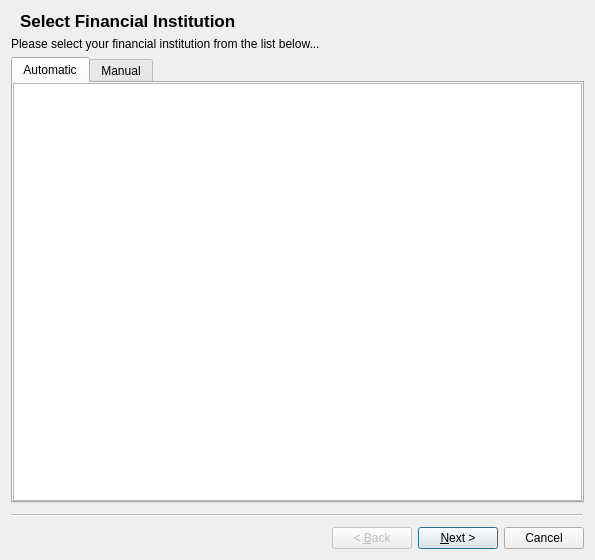
<?xml version="1.0" encoding="UTF-8"?>
<ui version="4.0">
 <class>KOnlineBankingSetupWizard</class>
 <widget class="QWizard" name="KOnlineBankingSetupWizard">
  <property name="geometry">
   <rect>
    <x>0</x>
    <y>0</y>
    <width>595</width>
    <height>560</height>
   </rect>
  </property>
  <property name="windowTitle">
   <string>Online Banking Account Setup</string>
  </property>
  <widget class="QWizardPage" name="FIPage">
   <property name="title">
    <string>Select Financial Institution</string>
   </property>
   <layout class="QHBoxLayout">
    <property name="leftMargin">
     <number>0</number>
    </property>
    <property name="topMargin">
     <number>0</number>
    </property>
    <property name="rightMargin">
     <number>0</number>
    </property>
    <property name="bottomMargin">
     <number>0</number>
    </property>
    <item>
     <layout class="QVBoxLayout">
      <item>
       <widget class="QLabel" name="textLabel2">
        <property name="text">
         <string>Please select your financial institution from the list below...</string>
        </property>
        <property name="alignment">
         <set>Qt::AlignVCenter</set>
        </property>
        <property name="wordWrap">
         <bool>true</bool>
        </property>
       </widget>
      </item>
      <item>
       <widget class="QTabWidget" name="m_selectionTab">
        <property name="currentIndex">
         <number>0</number>
        </property>
        <widget class="QWidget" name="autoTab">
         <attribute name="title">
          <string comment="@title type of online banking connection">Automatic</string>
         </attribute>
         <layout class="QVBoxLayout">
          <property name="leftMargin">
           <number>0</number>
          </property>
          <property name="topMargin">
           <number>0</number>
          </property>
          <property name="rightMargin">
           <number>0</number>
          </property>
          <property name="bottomMargin">
           <number>0</number>
          </property>
          <item>
           <widget class="QListWidget" name="m_listFi"/>
          </item>
         </layout>
        </widget>
        <widget class="QWidget" name="manualTab">
         <attribute name="title">
          <string comment="@title type of online banking connection">Manual</string>
         </attribute>
         <layout class="QVBoxLayout">
          <property name="leftMargin">
           <number>0</number>
          </property>
          <property name="topMargin">
           <number>0</number>
          </property>
          <property name="rightMargin">
           <number>0</number>
          </property>
          <property name="bottomMargin">
           <number>0</number>
          </property>
          <item>
           <layout class="QGridLayout">
            <item row="2" column="1">
             <widget class="KUrlRequester" name="m_url"/>
            </item>
            <item row="0" column="0">
             <widget class="QLabel" name="textLabel4">
              <property name="text">
               <string>Org</string>
              </property>
              <property name="wordWrap">
               <bool>false</bool>
              </property>
             </widget>
            </item>
            <item row="1" column="0">
             <widget class="QLabel" name="textLabel1_5">
              <property name="text">
               <string>FID</string>
              </property>
              <property name="wordWrap">
               <bool>false</bool>
              </property>
             </widget>
            </item>
            <item row="0" column="1">
             <widget class="KLineEdit" name="m_bankName"/>
            </item>
            <item row="1" column="1">
             <widget class="KLineEdit" name="m_fid"/>
            </item>
            <item row="2" column="0">
             <widget class="QLabel" name="textLabel2_4">
              <property name="text">
               <string>URL</string>
              </property>
              <property name="wordWrap">
               <bool>false</bool>
              </property>
             </widget>
            </item>
           </layout>
          </item>
          <item>
           <spacer name="spacer3">
            <property name="orientation">
             <enum>Qt::Vertical</enum>
            </property>
            <property name="sizeType">
             <enum>QSizePolicy::Expanding</enum>
            </property>
            <property name="sizeHint" stdset="0">
             <size>
              <width>20</width>
              <height>90</height>
             </size>
            </property>
           </spacer>
          </item>
         </layout>
        </widget>
       </widget>
      </item>
     </layout>
    </item>
   </layout>
  </widget>
  <widget class="QWizardPage" name="LoginPage">
   <property name="title">
    <string>Enter Login Details</string>
   </property>
   <layout class="QGridLayout" name="gridLayout1">
    <property name="leftMargin">
     <number>0</number>
    </property>
    <property name="topMargin">
     <number>0</number>
    </property>
    <property name="rightMargin">
     <number>0</number>
    </property>
    <property name="bottomMargin">
     <number>0</number>
    </property>
    <item row="0" column="0" colspan="2">
     <widget class="QLabel" name="qLabel1">
      <property name="focusPolicy">
       <enum>Qt::NoFocus</enum>
      </property>
      <property name="text">
       <string>Please enter the username and password you use to log into this bank for online banking.  Please note that many banks require a separate signup, and assign a separate PIN or password just for online banking from home.</string>
      </property>
      <property name="wordWrap">
       <bool>true</bool>
      </property>
     </widget>
    </item>
    <item row="1" column="0">
     <widget class="QLabel" name="textLabel1_4">
      <property name="text">
       <string comment="@label account username">Username</string>
      </property>
      <property name="wordWrap">
       <bool>false</bool>
      </property>
     </widget>
    </item>
    <item row="1" column="1">
     <widget class="KLineEdit" name="m_editUsername"/>
    </item>
    <item row="2" column="0">
     <widget class="QLabel" name="textLabel2_3">
      <property name="text">
       <string>Password</string>
      </property>
      <property name="wordWrap">
       <bool>false</bool>
      </property>
     </widget>
    </item>
    <item row="2" column="1">
     <widget class="KLineEdit" name="m_editPassword"/>
    </item>
    <item row="4" column="1">
     <widget class="QCheckBox" name="m_storePassword">
      <property name="text">
       <string>Store password</string>
      </property>
     </widget>
    </item>
    <item row="5" column="0">
     <widget class="QLabel" name="textLabel1_2_3">
      <property name="text">
       <string>Identify as</string>
      </property>
      <property name="wordWrap">
       <bool>false</bool>
      </property>
     </widget>
    </item>
    <item row="5" column="1">
     <layout class="QHBoxLayout" name="horizontalLayout" stretch="0,0,0">
      <item>
       <widget class="KComboBox" name="m_applicationCombo"/>
      </item>
      <item>
       <widget class="KLineEdit" name="m_applicationEdit">
        <property name="whatsThis">
         <string>Expert option to enter the four digit version information of the application</string>
        </property>
       </widget>
      </item>
      <item>
       <spacer name="spacer4_2">
        <property name="orientation">
         <enum>Qt::Horizontal</enum>
        </property>
        <property name="sizeType">
         <enum>QSizePolicy::Expanding</enum>
        </property>
        <property name="sizeHint" stdset="0">
         <size>
          <width>40</width>
          <height>20</height>
         </size>
        </property>
       </spacer>
      </item>
     </layout>
    </item>
    <item row="6" column="0">
     <widget class="QLabel" name="textLabel1_6">
      <property name="text">
       <string>Header Version</string>
      </property>
      <property name="wordWrap">
       <bool>false</bool>
      </property>
     </widget>
    </item>
    <item row="6" column="1">
     <layout class="QHBoxLayout" name="horizontalLayout_2">
      <item>
       <widget class="KComboBox" name="m_headerVersionCombo"/>
      </item>
      <item>
       <widget class="KLineEdit" name="m_headerVersionEdit"/>
      </item>
      <item>
       <spacer name="horizontalSpacer">
        <property name="orientation">
         <enum>Qt::Horizontal</enum>
        </property>
        <property name="sizeHint" stdset="0">
         <size>
          <width>40</width>
          <height>20</height>
         </size>
        </property>
       </spacer>
      </item>
     </layout>
    </item>
    <item row="10" column="0" colspan="2">
     <widget class="QTextBrowser" name="m_textDetails">
      <property name="enabled">
       <bool>true</bool>
      </property>
      <property name="focusPolicy">
       <enum>Qt::NoFocus</enum>
      </property>
     </widget>
    </item>
    <item row="3" column="0">
     <widget class="QLabel" name="m_clientUidLabel">
      <property name="text">
       <string>Client UID</string>
      </property>
     </widget>
    </item>
    <item row="3" column="1">
     <widget class="QLineEdit" name="m_editClientUid"/>
    </item>
    <item row="7" column="0">
     <widget class="QLabel" name="textLabel3">
      <property name="text">
       <string>Connection Details</string>
      </property>
      <property name="wordWrap">
       <bool>false</bool>
      </property>
     </widget>
    </item>
    <item row="8" column="0" colspan="2">
     <widget class="KMessageWidget" name="m_problemMessages"/>
    </item>
   </layout>
  </widget>
  <widget class="QWizardPage" name="AccountPage">
   <property name="title">
    <string>Select Account</string>
   </property>
   <layout class="QHBoxLayout">
    <property name="leftMargin">
     <number>0</number>
    </property>
    <property name="topMargin">
     <number>0</number>
    </property>
    <property name="rightMargin">
     <number>0</number>
    </property>
    <property name="bottomMargin">
     <number>0</number>
    </property>
    <item>
     <layout class="QVBoxLayout">
      <item>
       <widget class="QLabel" name="textLabel2_2">
        <property name="text">
         <string>Please select the account from your financial institution from the list below which matches this account.</string>
        </property>
        <property name="alignment">
         <set>Qt::AlignVCenter</set>
        </property>
        <property name="wordWrap">
         <bool>true</bool>
        </property>
       </widget>
      </item>
      <item>
       <widget class="QTreeWidget" name="m_listAccount">
        <column>
         <property name="text">
          <string>Number</string>
         </property>
        </column>
        <column>
         <property name="text">
          <string>Type</string>
         </property>
        </column>
        <column>
         <property name="text">
          <string>Bank</string>
         </property>
        </column>
        <column>
         <property name="text">
          <string>Branch</string>
         </property>
        </column>
       </widget>
      </item>
     </layout>
    </item>
   </layout>
  </widget>
  <widget class="QWizardPage" name="WizardPage">
   <property name="title">
    <string>Finish</string>
   </property>
   <layout class="QHBoxLayout">
    <item>
     <layout class="QVBoxLayout">
      <item>
       <widget class="QLabel" name="m_labelFinal">
        <property name="text">
         <string>Congratulations: you have successfully set up your bank for online banking via OFX.</string>
        </property>
        <property name="alignment">
         <set>Qt::AlignVCenter</set>
        </property>
        <property name="wordWrap">
         <bool>true</bool>
        </property>
       </widget>
      </item>
     </layout>
    </item>
   </layout>
  </widget>
 </widget>
 <layoutdefault spacing="6" margin="11"/>
 <customwidgets>
  <customwidget>
   <class>KLineEdit</class>
   <extends>QLineEdit</extends>
   <header>klineedit.h</header>
  </customwidget>
  <customwidget>
   <class>KMessageWidget</class>
   <extends>QFrame</extends>
   <header>kmessagewidget.h</header>
  </customwidget>
  <customwidget>
   <class>KUrlRequester</class>
   <extends>QWidget</extends>
   <header>kurlrequester.h</header>
  </customwidget>
  <customwidget>
   <class>KComboBox</class>
   <extends>QComboBox</extends>
   <header>kcombobox.h</header>
  </customwidget>
 </customwidgets>
 <tabstops>
  <tabstop>m_selectionTab</tabstop>
  <tabstop>m_listFi</tabstop>
  <tabstop>m_bankName</tabstop>
  <tabstop>m_fid</tabstop>
  <tabstop>m_url</tabstop>
  <tabstop>m_editUsername</tabstop>
  <tabstop>m_editPassword</tabstop>
  <tabstop>m_storePassword</tabstop>
  <tabstop>m_applicationCombo</tabstop>
  <tabstop>m_headerVersionCombo</tabstop>
  <tabstop>m_listAccount</tabstop>
 </tabstops>
 <resources/>
 <connections/>
</ui>
